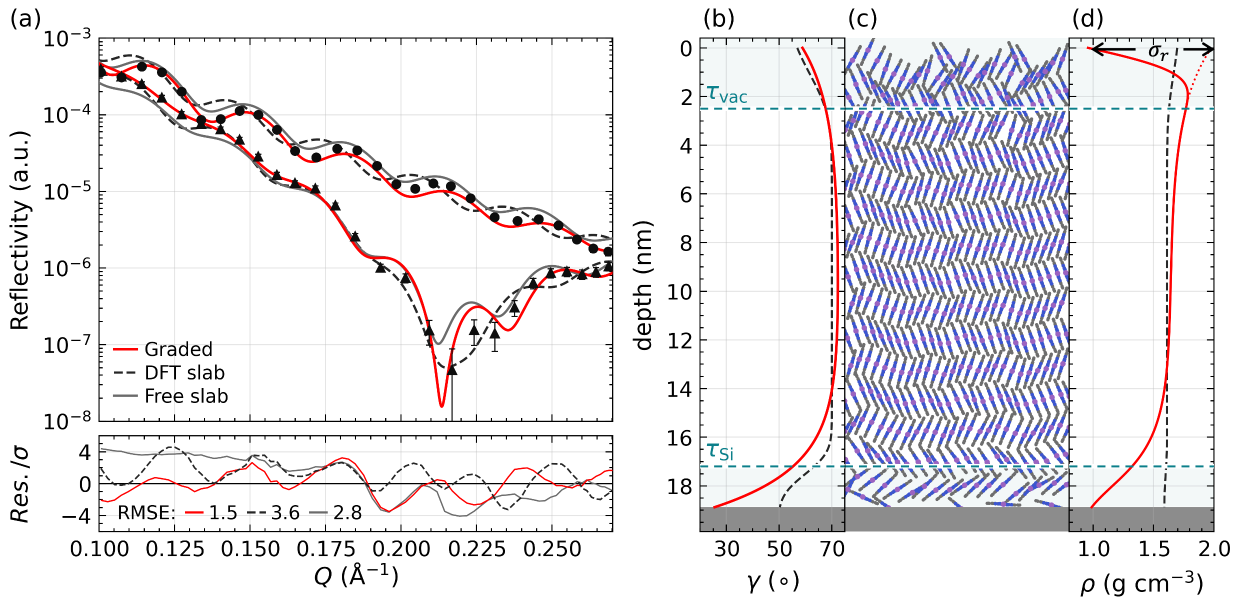
#> input picture notebooks/manuscript/FIG4.1.png, 2479 x 1214 px (shown at 1/2 size)
$ python -i fig4_panel_b_growth.py   (imports and definitions only)
#> lines starting #> are read from the running program, lines starting #| are printed output that depends on the picture
"""FIG4 panel-(b) molecule packing (lamellar herringbone strip).

Source of truth for the structure strip. Lamellae lie parallel to the
substrate and are laid down from the buried interface outward; inside each
lamella molecules tile laterally along a slipped-stack column axis that lies
in the growth plane, so the only tilted object is the macrocycle itself. The
herringbone alternates between successive lamellae rather than within one.
Vacuum is left; Si is right.

Standalone::

    uv run python fig4_panel_b_growth.py

From ``fig_5_graded.ipynb``, call ``configure_packing`` then ``draw_structure``.
"""

from __future__ import annotations

import sys
from collections.abc import Callable
from pathlib import Path
from typing import Any

import matplotlib.pyplot as plt
import numpy as np
from matplotlib.collections import LineCollection
from numpy.typing import NDArray
from PIL import Image

HERE = Path(__file__).resolve().parent
REPO = HERE.parents[1]
if str(REPO / "src") not in sys.path:
    sys.path.insert(0, str(REPO / "src"))

SHOW_H = False
D_LAM = 14.2
PI_STACK = 3.4
L_MOL = 13.6
LAT_FRAC = 0.90
LIBRATION_DEG = 1.5
DISORDER_VAC_DEG = 5.0
DISORDER_SI_DEG = 8.0
POS_DISORDER_VAC = 0.55
POS_DISORDER_SI = 0.85
STRAIN_MIN = 0.90
STRAIN_MAX = 1.35
STRAIN_ANISO_SI = 0.08
HERRINGBONE_MODE = "reflect"
HERRINGBONE_SPLAY_DEG = 28.9
GLIDE_FRAC = 0.5
TILT_FLOOR_DEG = 5.0
SIN_GAMMA_MIN = 0.35
SLAB_THICK = 14.0
ATOMIC_MASS = {"H": 1.008, "C": 12.011, "N": 14.007, "O": 15.999, "Zn": 65.38}
N_AVOGADRO = 6.02214076e23
CORR_FRAC = 0.5
CORR_FLOOR = 0.35
SEED = 17
ALIGN_EPS = 1e-8
N_BULK_Z_MIN = 0.25

ELEM_COLORS = {"C": "#6e6e6e", "N": "#3b55d0", "Zn": "#9a63c0"}
ELEM_RADIUS = {"C": 0.60, "N": 0.66, "Zn": 1.00}
BOND_COLOR = "#585858"
ATOM_DRAW_SCALE = 1.07
BOND_WIDTH_A = 0.38

XYZ = HERE / "tpznpc_0m.xyz"
OUT_PNG = HERE / "FIG4_panel_b_replay.png"
OUT_PDF = HERE / "FIG4_panel_b_replay.pdf"
COMPARE_PNG = HERE / "FIG4_panel_b_vs_41.png"
REF_FIG41 = HERE / "FIG4.1.png"

Z_LEFT = -6.0
PANEL_B_HEIGHT_IN = 1.035
TAU_COLOR = "#0b7f8a"
TAU_LW = 0.85
TAU_LS = (0, (4, 3))

Z_G: NDArray[np.float64] | None = None
RHO_MAT: NDArray[np.float64] | None = None
ALPHA_G: NDArray[np.float64] | None = None
TOTAL = 0.0
TAU_SI = 0.0
TAU_VAC = 0.0
SURF_ROUGH = 0.0
RHO_BULK_REF = 1.0
MOLAR_MASS = 0.0
DEPTH_XLIM: tuple[float, float] = (Z_LEFT, 0.0)

ELS: NDArray[np.str_] | None = None
MOL: NDArray[np.float64] | None = None
BONDS: list[tuple[int, int]] = []
KEEP: NDArray[np.bool_] | None = None

_HighlightFn = Callable[..., None]
_highlight_fn: _HighlightFn | None = None


# [454 lines left out: functions nevot_croce_density, _load_znpc, configure_packing, _gamma, highlight_interface, shade_substrate and 6 more, not called in this run]


def write_comparison(replay_path: Path) -> None:
    """Save a side-by-side crop of FIG4.1 panel (b) vs the replay strip."""
#> called with replay_path = 'FIG4_panel_b_replay.png'
    if not REF_FIG41.exists():
        return
    ref = Image.open(REF_FIG41).convert("RGB")
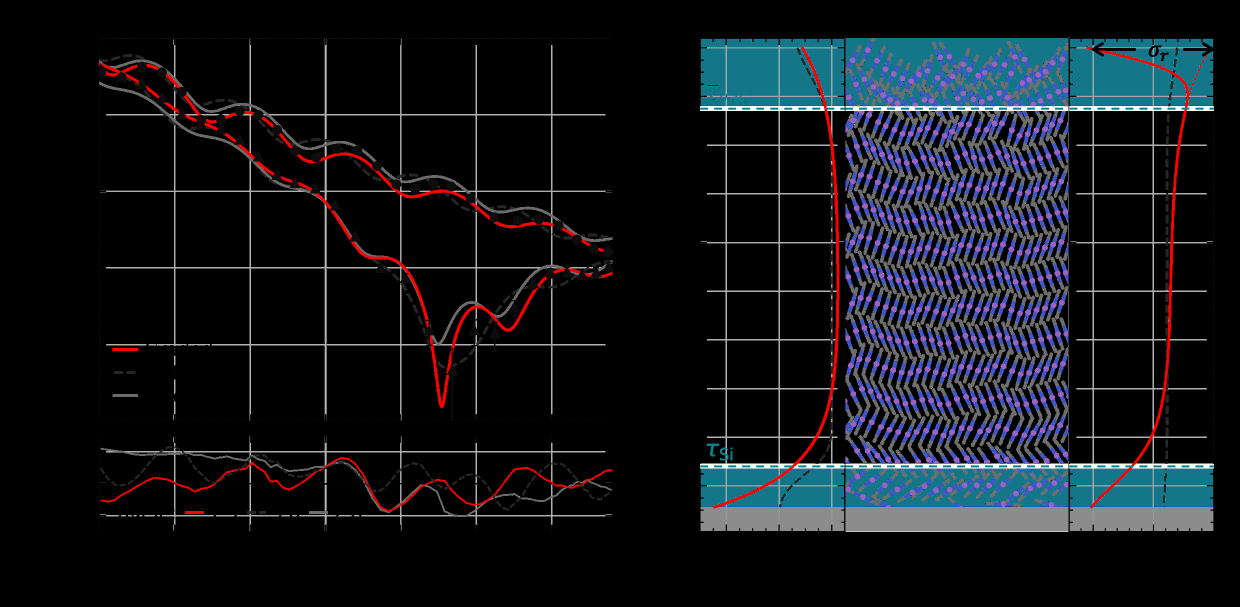
#> ref: PIL image 2479x1214 RGB (shown at 1/2 size); mean R, G, B 18.2, 21.3, 26.5
    rw, rh = ref.size
#> rw = 2479; rh = 1214
    box = (int(0.12 * rw), int(0.42 * rh), int(0.95 * rw), int(0.58 * rh))
#> box = (297, 509, 2355, 704)
    ref_crop = ref.crop(box)
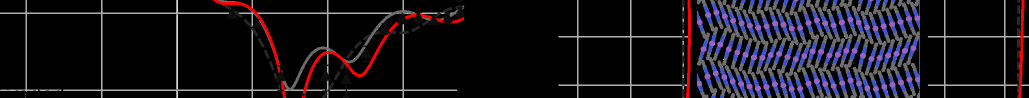
#> ref_crop: PIL image 2058x195 RGB (shown at 1/2 size); mean R, G, B 22.4, 18.5, 25.3
    replay = Image.open(replay_path).convert("RGB")
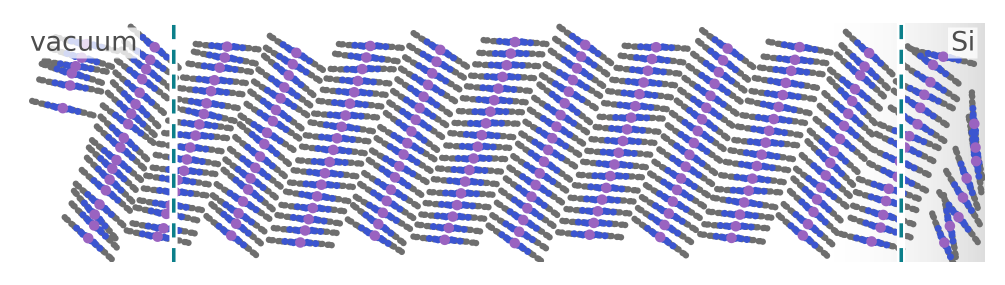
#> input picture notebooks/manuscript/FIG4_panel_b_replay.png, 2010 x 570 px (shown at 1/2 size)
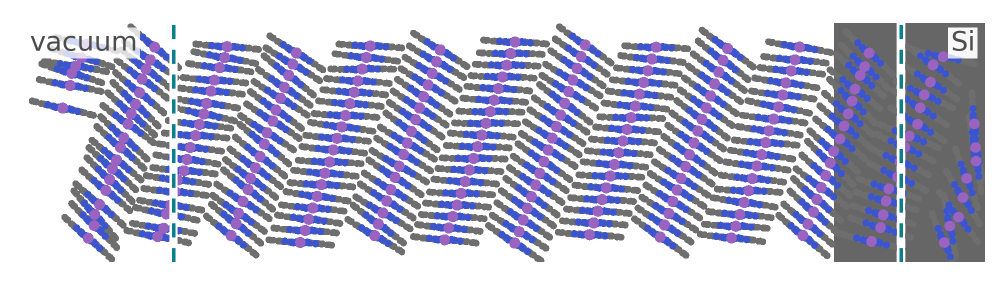
#> replay: PIL image 2010x570 RGB (shown at 1/2 size); mean R, G, B 186, 186.1, 209
    hgt = 220
    ref_r = ref_crop.resize((int(ref_crop.width * hgt / ref_crop.height), hgt))
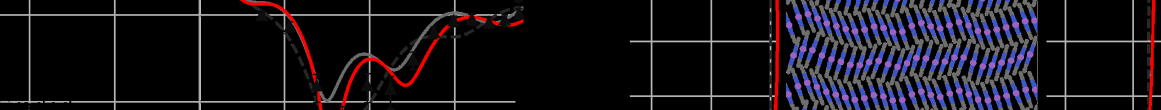
#> ref_r: PIL image 2321x220 RGB (shown at 1/2 size); mean R, G, B 22.7, 18.8, 25.7
    rep_r = replay.resize((int(replay.width * hgt / replay.height), hgt))
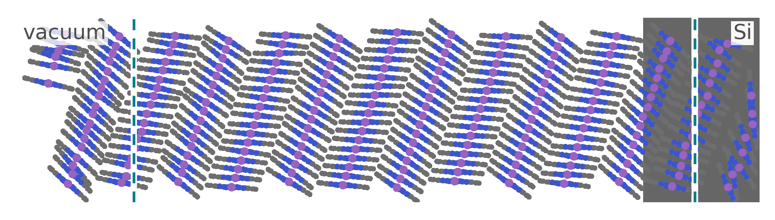
#> rep_r: PIL image 775x220 RGB; mean R, G, B 185.4, 185.5, 208.6
    width = ref_r.width + rep_r.width + 16
#> width = 3112
    canvas = Image.new("RGB", (width, hgt + 28), (255, 255, 255))
#> canvas: PIL image 3112x248 RGB; every value is 255
    canvas.paste(ref_r, (0, 24))
    canvas.paste(rep_r, (ref_r.width + 16, 24))
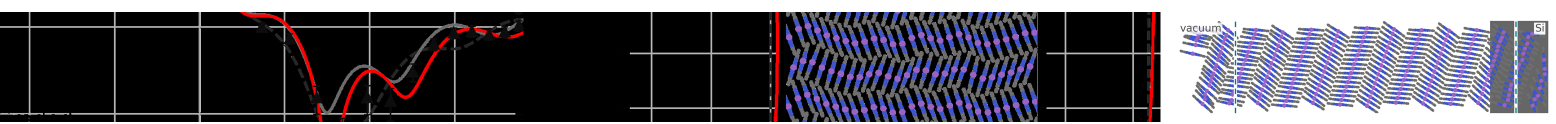
#> canvas: PIL image 3112x248 RGB (shown at 1/2 size); mean R, G, B 85.9, 83.4, 93
    canvas.save(COMPARE_PNG)


# [18 lines left out: function main, not called in this run]


# [2 lines not run here, left out]

>>> result = write_comparison('FIG4_panel_b_replay.png')
